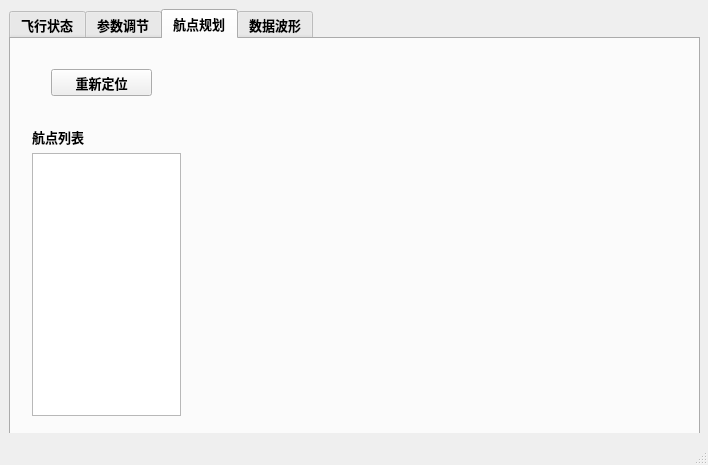
<?xml version="1.0" encoding="UTF-8"?>
<ui version="4.0">
 <class>APM</class>
 <widget class="QMainWindow" name="APM">
  <property name="geometry">
   <rect>
    <x>0</x>
    <y>0</y>
    <width>708</width>
    <height>465</height>
   </rect>
  </property>
  <property name="font">
   <font>
    <family>TlwgTypewriter</family>
    <pointsize>14</pointsize>
    <weight>50</weight>
    <italic>true</italic>
    <bold>false</bold>
    <underline>false</underline>
    <strikeout>false</strikeout>
   </font>
  </property>
  <property name="windowTitle">
   <string>无人机地面站</string>
  </property>
  <property name="windowIcon">
   <iconset>
    <normaloff>../build-APM-Desktop_Qt_5_2_0_MinGW_32bit-Debug/debug/icons/airplane.png</normaloff>../build-APM-Desktop_Qt_5_2_0_MinGW_32bit-Debug/debug/icons/airplane.png</iconset>
  </property>
  <widget class="QWidget" name="centralWidget">
   <property name="font">
    <font>
     <weight>50</weight>
     <italic>false</italic>
     <bold>false</bold>
     <kerning>true</kerning>
    </font>
   </property>
   <widget class="QTabWidget" name="tabwidget">
    <property name="geometry">
     <rect>
      <x>9</x>
      <y>9</y>
      <width>691</width>
      <height>441</height>
     </rect>
    </property>
    <property name="font">
     <font>
      <family>Norasi</family>
      <pointsize>10</pointsize>
      <weight>75</weight>
      <italic>false</italic>
      <bold>true</bold>
     </font>
    </property>
    <property name="currentIndex">
     <number>2</number>
    </property>
    <widget class="QWidget" name="tab">
     <property name="minimumSize">
      <size>
       <width>697</width>
       <height>360</height>
      </size>
     </property>
     <property name="whatsThis">
      <string>&lt;html&gt;&lt;head/&gt;&lt;body&gt;&lt;p&gt;&lt;br/&gt;&lt;/p&gt;&lt;/body&gt;&lt;/html&gt;</string>
     </property>
     <attribute name="icon">
      <iconset resource="ui.qrc">
       <normaloff>:/icons/dashboard.png</normaloff>:/icons/dashboard.png</iconset>
     </attribute>
     <attribute name="title">
      <string>飞行状态</string>
     </attribute>
     <widget class="QWidget" name="mapWidget" native="true">
      <property name="geometry">
       <rect>
        <x>271</x>
        <y>12</y>
        <width>411</width>
        <height>361</height>
       </rect>
      </property>
      <property name="minimumSize">
       <size>
        <width>411</width>
        <height>300</height>
       </size>
      </property>
      <property name="maximumSize">
       <size>
        <width>16777215</width>
        <height>16777215</height>
       </size>
      </property>
      <property name="cursor">
       <cursorShape>PointingHandCursor</cursorShape>
      </property>
     </widget>
     <widget class="QWidget" name="widget" native="true">
      <property name="geometry">
       <rect>
        <x>3</x>
        <y>13</y>
        <width>261</width>
        <height>171</height>
       </rect>
      </property>
      <property name="minimumSize">
       <size>
        <width>261</width>
        <height>141</height>
       </size>
      </property>
     </widget>
     <widget class="QGroupBox" name="groupBox">
      <property name="geometry">
       <rect>
        <x>0</x>
        <y>200</y>
        <width>261</width>
        <height>171</height>
       </rect>
      </property>
      <property name="minimumSize">
       <size>
        <width>251</width>
        <height>151</height>
       </size>
      </property>
      <property name="title">
       <string>状态数据</string>
      </property>
     </widget>
     <widget class="QLabel" name="statusLabel">
      <property name="geometry">
       <rect>
        <x>30</x>
        <y>370</y>
        <width>67</width>
        <height>17</height>
       </rect>
      </property>
      <property name="font">
       <font>
        <family>Ubuntu</family>
        <pointsize>11</pointsize>
        <weight>50</weight>
        <bold>false</bold>
       </font>
      </property>
      <property name="text">
       <string>TextLabel</string>
      </property>
     </widget>
    </widget>
    <widget class="QWidget" name="tab_2">
     <attribute name="icon">
      <iconset resource="ui.qrc">
       <normaloff>:/icons/icon_cogs.png</normaloff>:/icons/icon_cogs.png</iconset>
     </attribute>
     <attribute name="title">
      <string>参数调节</string>
     </attribute>
     <widget class="QLineEdit" name="lineEdit">
      <property name="geometry">
       <rect>
        <x>40</x>
        <y>140</y>
        <width>113</width>
        <height>20</height>
       </rect>
      </property>
     </widget>
    </widget>
    <widget class="QWidget" name="tab_3">
     <attribute name="icon">
      <iconset resource="ui.qrc">
       <normaloff>:/icons/paper_airplane.png</normaloff>:/icons/paper_airplane.png</iconset>
     </attribute>
     <attribute name="title">
      <string>航点规划</string>
     </attribute>
     <widget class="QWidget" name="mark_view_widget" native="true">
      <property name="geometry">
       <rect>
        <x>210</x>
        <y>10</y>
        <width>461</width>
        <height>371</height>
       </rect>
      </property>
     </widget>
     <widget class="QWidget" name="layoutWidget">
      <property name="geometry">
       <rect>
        <x>10</x>
        <y>77</y>
        <width>171</width>
        <height>311</height>
       </rect>
      </property>
      <layout class="QVBoxLayout" name="verticalLayout">
       <item>
        <widget class="QLabel" name="label">
         <property name="text">
          <string>航点列表</string>
         </property>
        </widget>
       </item>
       <item>
        <widget class="QListWidget" name="listWidget"/>
       </item>
      </layout>
     </widget>
     <widget class="QPushButton" name="locatepushButton">
      <property name="geometry">
       <rect>
        <x>40</x>
        <y>30</y>
        <width>101</width>
        <height>27</height>
       </rect>
      </property>
      <property name="text">
       <string>重新定位</string>
      </property>
     </widget>
    </widget>
    <widget class="QWidget" name="tab_4">
     <attribute name="icon">
      <iconset resource="ui.qrc">
       <normaloff>:/icons/chart-xy.png</normaloff>:/icons/chart-xy.png</iconset>
     </attribute>
     <attribute name="title">
      <string>数据波形</string>
     </attribute>
     <widget class="QCustomPlot" name="customPlot" native="true">
      <property name="geometry">
       <rect>
        <x>10</x>
        <y>10</y>
        <width>661</width>
        <height>281</height>
       </rect>
      </property>
     </widget>
     <widget class="QCheckBox" name="checkBox">
      <property name="geometry">
       <rect>
        <x>60</x>
        <y>330</y>
        <width>71</width>
        <height>16</height>
       </rect>
      </property>
      <property name="text">
       <string>X</string>
      </property>
     </widget>
     <widget class="QCheckBox" name="checkBox_2">
      <property name="geometry">
       <rect>
        <x>170</x>
        <y>330</y>
        <width>71</width>
        <height>16</height>
       </rect>
      </property>
      <property name="text">
       <string>Y</string>
      </property>
     </widget>
     <widget class="QCheckBox" name="checkBox_3">
      <property name="geometry">
       <rect>
        <x>290</x>
        <y>330</y>
        <width>71</width>
        <height>16</height>
       </rect>
      </property>
      <property name="text">
       <string>Z</string>
      </property>
     </widget>
    </widget>
   </widget>
  </widget>
  <widget class="QStatusBar" name="statusBar"/>
 </widget>
 <layoutdefault spacing="6" margin="11"/>
 <customwidgets>
  <customwidget>
   <class>QCustomPlot</class>
   <extends>QWidget</extends>
   <header location="global">qcustomplot.h</header>
   <container>1</container>
  </customwidget>
 </customwidgets>
 <resources>
  <include location="ui.qrc"/>
 </resources>
 <connections/>
</ui>
